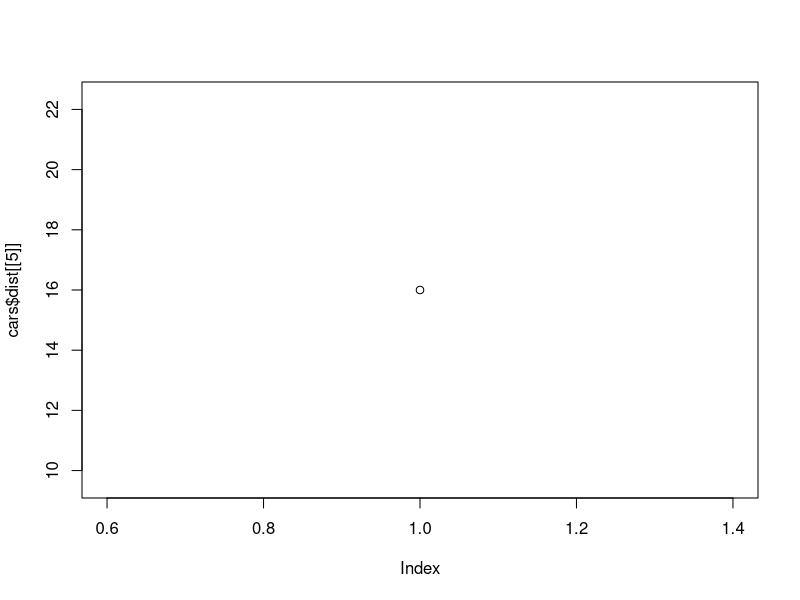

Generate this figure with R:
#'---
#'title: "Test_2"
#'author: "R. Westerweele"
#'date: "1-9-2020"
#'output: github_document
#'---

#+r setup, include=FALSE
#'knitr::opts_chunk$set(echo = FALSE)


#+{r}
c <- cars
plot(cars$dist[[5]])
print('this is a dot')


